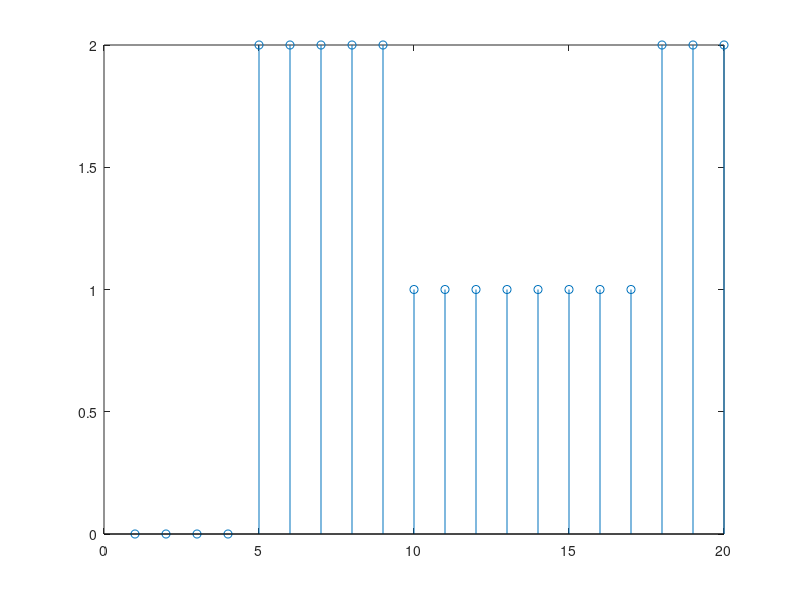
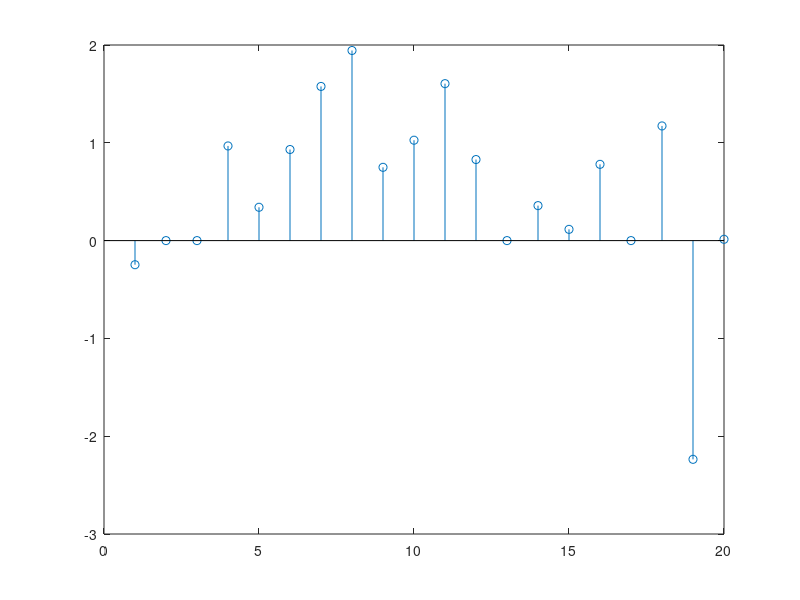
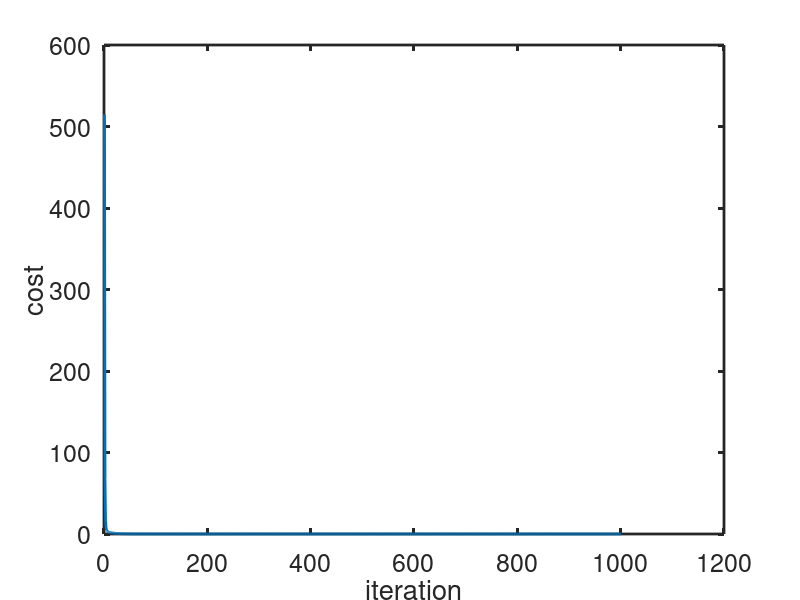

These figures' MATLAB source, in order:
clear all;
close all;
%% Proximal gradient
% Set up
m = 10;
n = 20;
rng(1);
%
A = randn(m,n);
x0 = zeros(n,1);
%
x0(5) = 2;
x0(10) = -1;
x0(18) = 1;
%
x0 = cumsum(x0);


y = A*x0;

% Figure out x using proximal gradient
f = @(x) norm(A*x -y)^2 ;
grad = @(x) A'*(A*x-y);

sigma = @(s,mu) max(abs(s)-mu,0).*sign(s);

% tunning
L = norm(A'*A);
tau = 1/L;
lambda = 0.1;

%
x_k = zeros(n,1);
cost = f(x_k);      %initialize cost array
tol = 1e-6;   % Convergence tolerance

% main loop
for k = 1:1000
    z_k = x_k-tau*grad(x_k);
    % second min problem
    mu = lambda*tau;
    x_k_new = sigma(z_k,mu);

    if norm(x_k_new - x_k)^2 < tol
        fprintf('Converged after %d iterations\n', k);
        break;
    end
    x_k = x_k_new;
    cost = [cost,f(x_k)];
end

figure;
stem(x0);
figure;
stem(x_k)

figure;
plot(cost, 'linewidth',2);
ylabel('cost');
xlabel('iteration');
set(gca,'fontsize',18);
set(gca,'linewidth',2);
